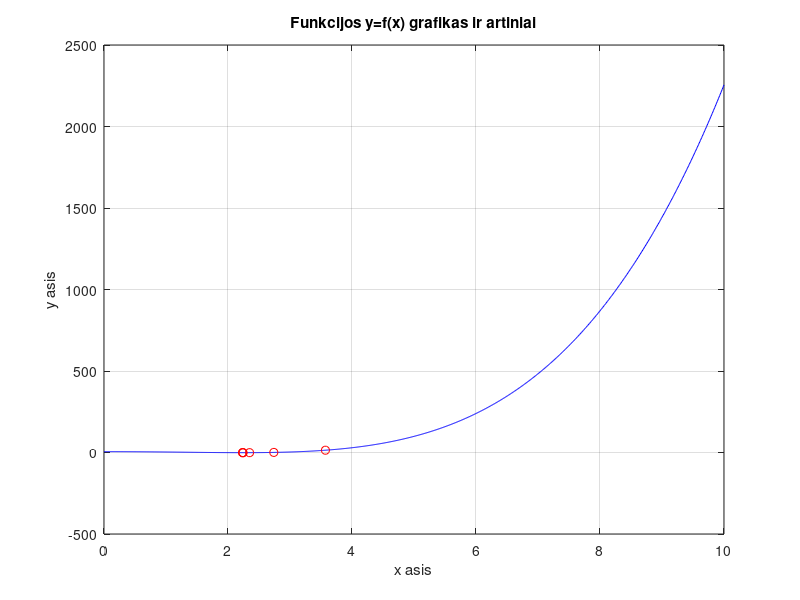

Here is the MATLAB script that generated this plot: (Note: this script raises an error after producing the figure.)
function NiutonoMetodas
% Dalijimo pusiau metodu randamas funkcijos f(x) minimumas intervale [l,r].

f=@(x)(x.^2-5).^2/4-1;
f1=@(x)x*(x.^2-5);
f2=@(x)3*x.^2-5;
l=0;   % apatinis intervalo rezis
r=10;  % desinysis intervalo rezis

epsilon=10^(-4); %tikslumas

k=1; %iteraciju skaitliukas
kmax=100; % maksimalus iteraciju skaitliukas

%Funkcijos grafiko y=f(x) braizymas
x=l:0.01:r;
y=f(x);
plot(x,y,'b');
grid on;
xlabel('x asis');
ylabel('y asis');
title(['Funkcijos y=f(x) grafikas ir artiniai']);


%Metodo realizavimas

x0=5;
delta=1;
disp(['     x1        x2        k         funkc. kviet. sk']);

format short   % Jeigu noresi trumpesnio formato, uzkomentuok eilute :)

while delta>=epsilon
      x1=x0-f1(x0)/f2(x0);
      y1=f(x1);
      delta=abs(x1-x0);
      x0=x1;
      disp([x1, y1, k, 2*k]);
      hold on
      plot(x1, y1, 'ro')
      
      if k==kmax
          disp(['Pasiektas maksimalus iteraciju skaicius k=', num2str(kmax)]);
          break
      end 
      k=k+1;
end
ends